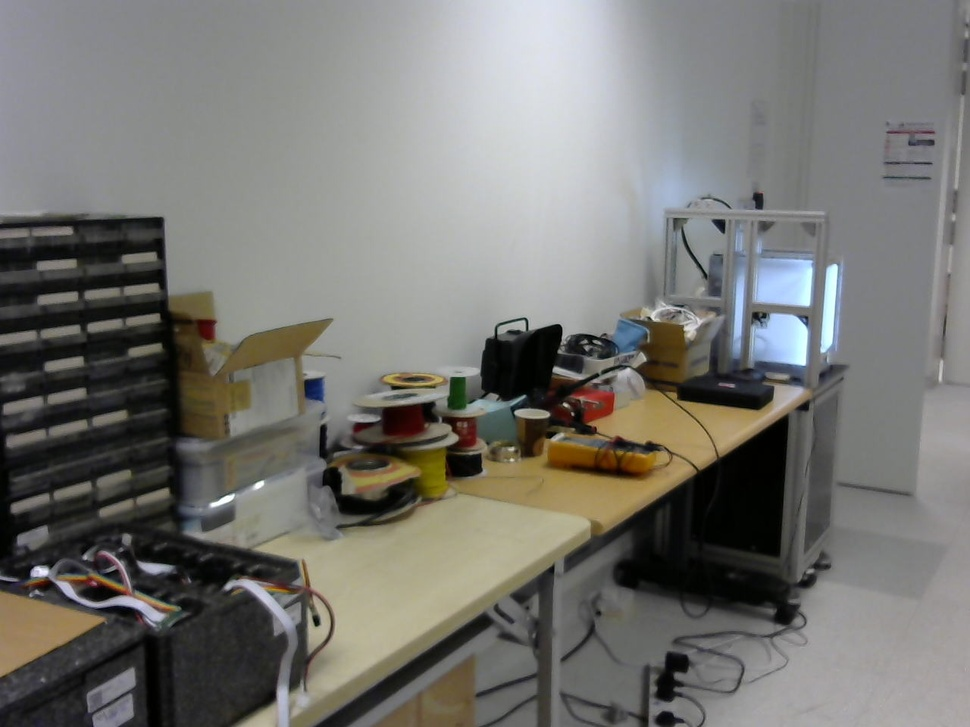
//> input picture sparsepointcloudmap/left01.jpg, 970 x 727 px, shrunk from 1280 x 960 before the run
$ ./orbkeypoint ./build/newpoints/left01.jpg left01.jpg   (built with g++ and OpenCV 4)
//> lines starting //> are read from the running program, lines starting //| are printed output that depends on the picture
#include <iostream>
#include "opencv2/core.hpp"
#ifdef HAVE_OPENCV_XFEATURES2D
#include "opencv2/highgui.hpp"
#include "opencv2/xfeatures2d.hpp"
#include "opencv2/features2d.hpp"
#include "opencv2/imgproc.hpp"
#include "opencv2/calib3d.hpp"

using namespace cv;
using namespace cv::xfeatures2d;
using std::cout;
using std::endl;

const char* keys =
    "{ help h |                    | Print help message.}"
    "{@input0 | ./build/newpoints/left01.jpg | image 00.}"
    "{@input1 | ./build/newpoints/right01.jpg | image 01.}";

int main(int argc, char** argv)
{
    CommandLineParser parser(argc,argv ,keys);
    Mat src0 = imread(parser.get<String>("@input0"));
//> src0 is the input picture: 727 rows x 970 cols, CV_8UC3; mean B, G, R 113.5, 117.6, 118.3
    Mat src1 = imread(parser.get<String>("@input1"));

    if (src0.empty() || src1.empty())
    {
        cout << "Could not open or find image!\n" <<endl;
        cout << "Usage: " <<argv[0] << "<Input image>" <<endl;
        return -1;
    }

    Mat grey0, grey1, descriptors0, descriptors1;
    cvtColor(src0,grey0, COLOR_BGR2GRAY);
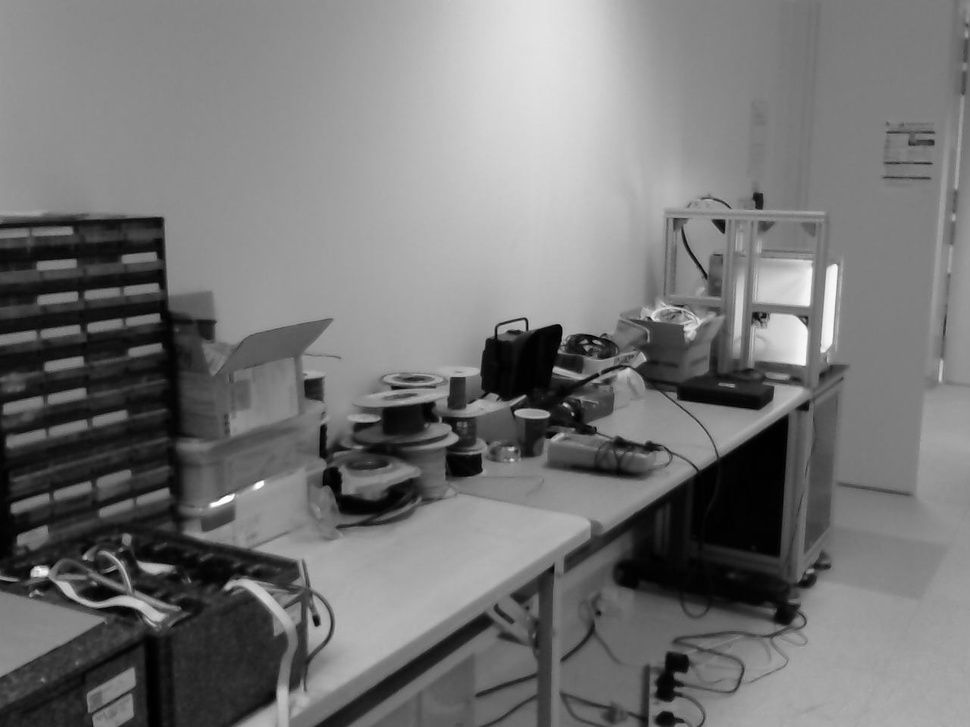
//> grey0: 727 rows x 970 cols, CV_8UC1; min 0, max 255, mean 117.3
    cvtColor(src1,grey1, COLOR_BGR2GRAY);

    //ORB detector of points
    Ptr<ORB> orbDetector = ORB::create();
    std::vector<KeyPoint> keypoint0, keypoint1;
    //detector->detect( grey, keypoints );
    orbDetector -> detectAndCompute(grey0, noArray(), keypoint0, descriptors0);
//> keypoint0 = 500 keypoints; strongest (x, y, size): (524, 321, 31), (523, 322, 37.2), (525, 318, 31), (524, 318, 37.2)
    orbDetector -> detectAndCompute(grey1, noArray(), keypoint1, descriptors1);
//> keypoint1 has the same summary as keypoint0

    //test print out keypoint0
    //cout <<"keypoint0: " << keypoint0[1].angle <<endl;

    //convert descriptors to cv_32f for usage in flannbased matching
    if(descriptors0.type()!=CV_32F) {
    descriptors0.convertTo(descriptors0, CV_32F);
    }

    if(descriptors1.type()!=CV_32F) {
    descriptors1.convertTo(descriptors1, CV_32F);
    }

    cv::FlannBasedMatcher matcher;
    std::vector<std::vector<DMatch> > matches;
    matcher.knnMatch(descriptors0,descriptors1,matches,2);
//> matches = 500 matches

    //filter using lowe's ratio test, other alternative is to use RANSAC
    const float ratio_thresh = 0.7f;
    std::vector<DMatch> good_matches;
    for (size_t i = 0; i < matches.size(); i++)
    {
        if (matches[i][0].distance < ratio_thresh * matches[i][1].distance)
        {
            good_matches.push_back(matches[i][0]);
        }
    }
//> after the loop, good_matches = 500 matches

    cout<<"keypoint0 size: " <<keypoint0.size()<<endl;
//| keypoint0 size: 500
    cout<<"good match size: " <<good_matches.size()<<endl;
//| good match size: 500
    cout<<"keypoint0: "<< keypoint0[0].pt<<endl;
//| keypoint0: [586, 349]

    std::vector<Point2f> goodmatchespoints0, goodmatchespoints1;

    //query for matched points
    for(int i =0;i<good_matches.size();i++)
    {

        goodmatchespoints0.push_back(keypoint0[good_matches[i].queryIdx].pt);
        cout<<"goodmatches pt0:" << goodmatchespoints0[i] <<endl;
        goodmatchespoints1.push_back(keypoint1[good_matches[i].trainIdx].pt);
        cout<<"goodmatches pt1: " <<goodmatchespoints1[i] <<endl;

    }
//> this loop made 500 passes
//| goodmatches pt0:[586, 349]
//| goodmatches pt1: [586, 349]
//| goodmatches pt0:[37, 567]
//| goodmatches pt1: [37, 567]
//> (the first 4 of 16 printed lines)
//> (output is shown up to pass 8 of 500)
//> after the loop, goodmatchespoints0 = 500 Points (x, y), first 12: [586, 349], [37, 567], [559, 351], [653, 319], [654, 321], [262, 483], [585, 347], [513, 448], [645, 359], [233, 495], [84, 557], [648, 317]; goodmatchespoints1 has the same summary as goodmatchespoints0

    Mat camMatrixIE0 =(Mat_<double>(3,4) << 730.4,0.0,320.0,0.0,0.0,730.4,240.0,0.0,0.0,0.0,1.0,0.0);
    Mat camMatrixIE1 =(Mat_<double>(3,4) << 730.4,0.0,320.0,7304.0,0.0,730.4,240.0,0.0,0.0,0.0,1.0,0.0);
    Mat pnts3D(4,good_matches.size(),CV_64F);

    cv::triangulatePoints(camMatrixIE0,camMatrixIE1,goodmatchespoints0,goodmatchespoints1,pnts3D);
    //cout<<"camMatrixIE0: " << camMatrixIE0.row(1) <<endl;
    //cout<<"pnts3D: " << pnts3D.reshape(4,1) <<endl;
    std::vector<Point3f> worldpnts3D;

    //convertPointsFromHomogeneous(pnts3D.reshape(4, 1), worldpnts3D);

    //-- Draw Matches
    Mat img_matches;
    drawMatches( grey0,keypoint0,grey1,keypoint1, good_matches,img_matches,Scalar::all(-1),Scalar::all(-1),std::vector<char>(),DrawMatchesFlags::NOT_DRAW_SINGLE_POINTS);
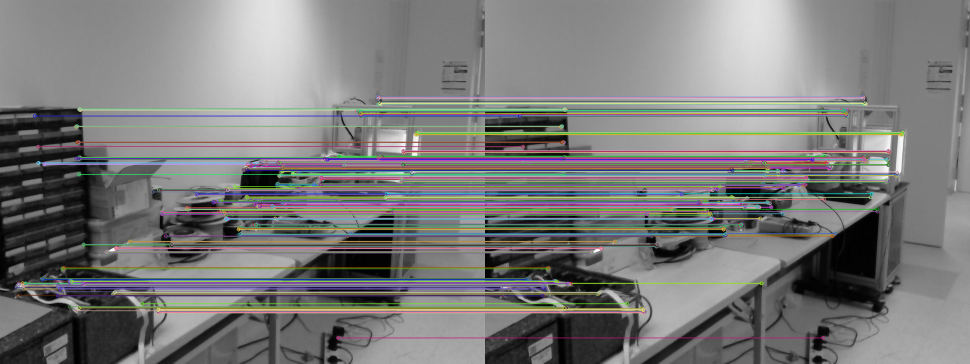
//> img_matches: 727 rows x 1940 cols, CV_8UC3 (shown at 1/2 size); mean B, G, R 121.4, 122.3, 122.6


    //-- Show detected (drawn) keypoints
    imshow("orbmatchpoint", img_matches);
    imwrite("orbmatchpoint.png", img_matches);
    //cout << keypoints[1].pt.x << endl;
    waitKey();
    return 0;
}
#else
int main()
{
    std::cout << "This tutorial code needs the xfeatures2d contrib module to be run." << std::endl;
    return 0;
}
#endif

$ run again, on sparsepointcloudmap/left03.jpg
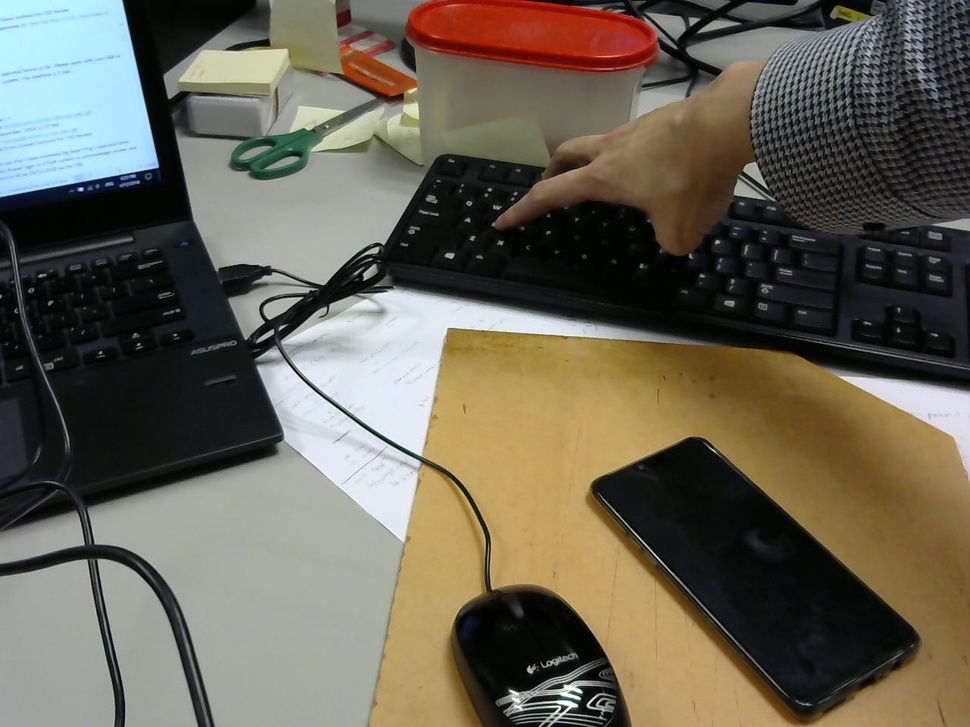
//> input picture sparsepointcloudmap/left03.jpg, 970 x 727 px, shrunk from 1280 x 960 before the run
//> src0 is the input picture: 727 rows x 970 cols, CV_8UC3; mean B, G, R 85.1, 99, 104.8
//> `cvtColor(src0,grey0, COLOR_BGR2GRAY);`:
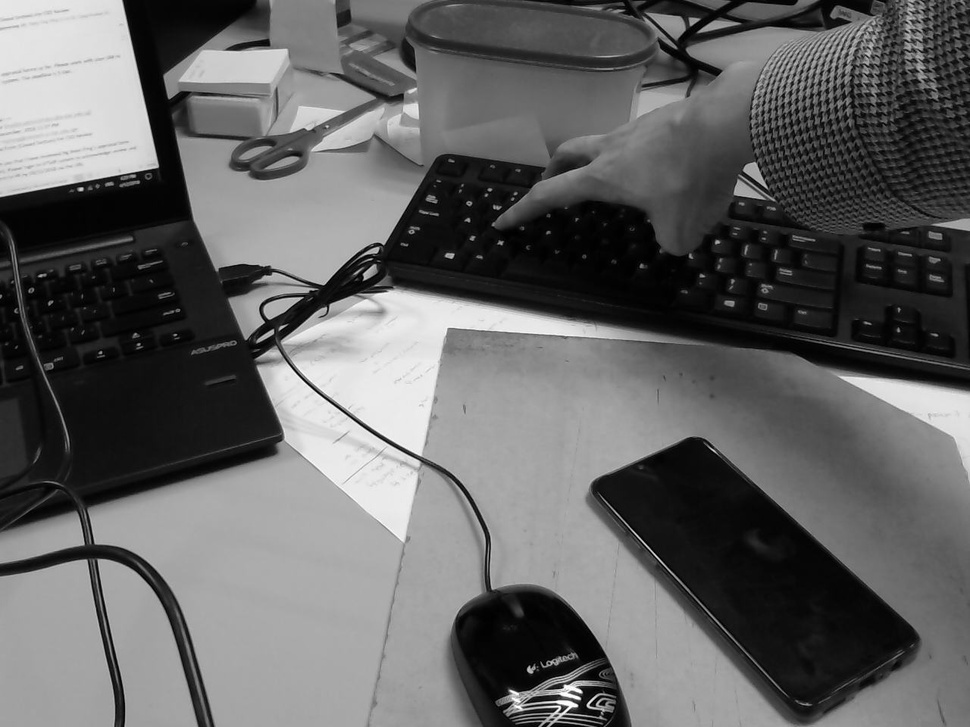
//> grey0: 727 rows x 970 cols, CV_8UC1; min 0, max 255, mean 99.1
//> keypoint0 = 500 keypoints; strongest (x, y, size): (580, 692, 31), (565, 685, 31), (580, 688, 37.2), (562, 687, 31)
//> keypoint1 has the same summary as keypoint0
//> matches = 500 matches
//| keypoint0 size: 500
//| good match size: 500
//| keypoint0: [921, 48]
//> the loop `for(int i =0;i<good_matches.size();i++)` made 500 passes
//| goodmatches pt0:[921, 48]
//| goodmatches pt1: [921, 48]
//| goodmatches pt0:[868, 54]
//| goodmatches pt1: [868, 54]
//| goodmatches pt0:[468, 221]
//| goodmatches pt1: [468, 221]
//> (the first 6 of 10 printed lines)
//> (output is shown up to pass 5 of 500)
//> after the loop `for(int i =0;i<good_matches.size();i++)`: goodmatchespoints0 = 500 Points (x, y), first 12: [921, 48], [868, 54], [468, 221], [906, 43], [701, 276], [572, 691], [466, 220], [473, 237], [217, 269], [907, 32], [472, 239], [468, 219]; goodmatchespoints1 has the same summary as goodmatchespoints0
//> `drawMatches( grey0,keypoint0,grey1,keypoint1, good_matches,img_matches..`:
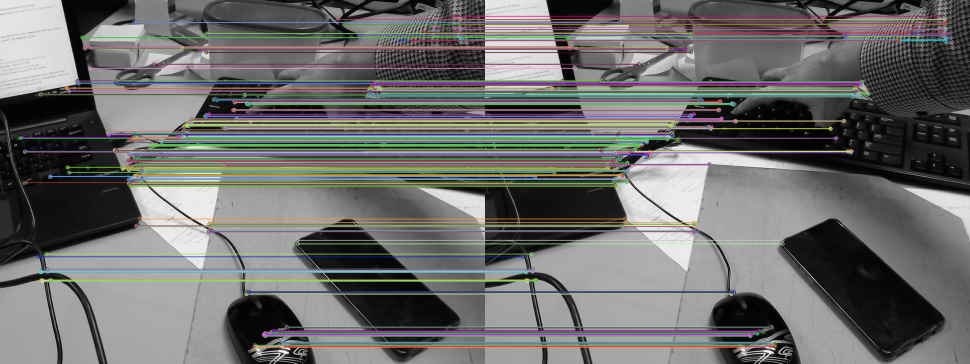
//> img_matches: 727 rows x 1940 cols, CV_8UC3 (shown at 1/2 size); mean B, G, R 106.7, 108.4, 108.3

$ run again, on sparsepointcloudmap/orbmatchpoint.jpg
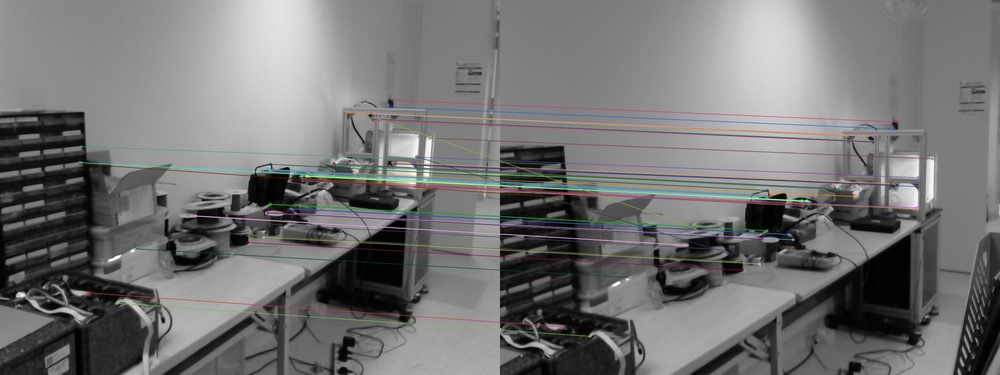
//> input picture sparsepointcloudmap/orbmatchpoint.jpg, 1000 x 375 px, shrunk from 2560 x 960 before the run
//> src0 is the input picture: 375 rows x 1000 cols, CV_8UC3; mean B, G, R 115.3, 115.3, 115.5
//> keypoint0 = 500 keypoints; strongest (x, y, size): (785, 197, 31), (785, 196, 37.2), (286, 190, 31), (287, 168, 31)
//> keypoint1 has the same summary as keypoint0
//> matches = 500 matches
//| keypoint0 size: 500
//| good match size: 500
//| keypoint0: [334, 163]
//> the loop `for(int i =0;i<good_matches.size();i++)` made 500 passes
//| goodmatches pt0:[334, 163]
//| goodmatches pt1: [334, 163]
//| goodmatches pt0:[307, 176]
//| goodmatches pt1: [307, 176]
//| goodmatches pt0:[302, 176]
//| goodmatches pt1: [302, 176]
//> (the first 6 of 10 printed lines)
//> (output is shown up to pass 5 of 500)
//> after the loop `for(int i =0;i<good_matches.size();i++)`: goodmatchespoints0 = 500 Points (x, y), first 12: [334, 163], [307, 176], [302, 176], [500, 252], [256, 167], [392, 106], [428, 175], [424, 175], [564, 174], [297, 175], [230, 216], [258, 171]; goodmatchespoints1 has the same summary as goodmatchespoints0
//> `drawMatches( grey0,keypoint0,grey1,keypoint1, good_matches,img_matches..`:
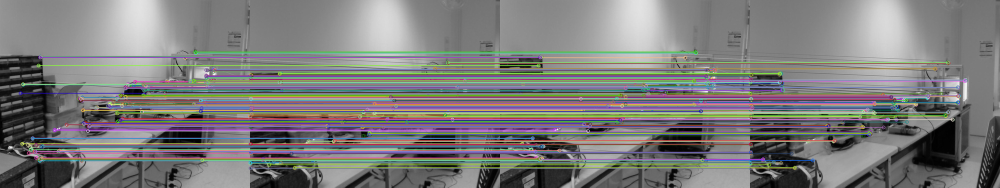
//> img_matches: 375 rows x 2000 cols, CV_8UC3 (shown at 1/2 size); mean B, G, R 122.8, 123.2, 124.1

$ run again, on sparsepointcloudmap/orbmatchpointhorizontals01.jpg
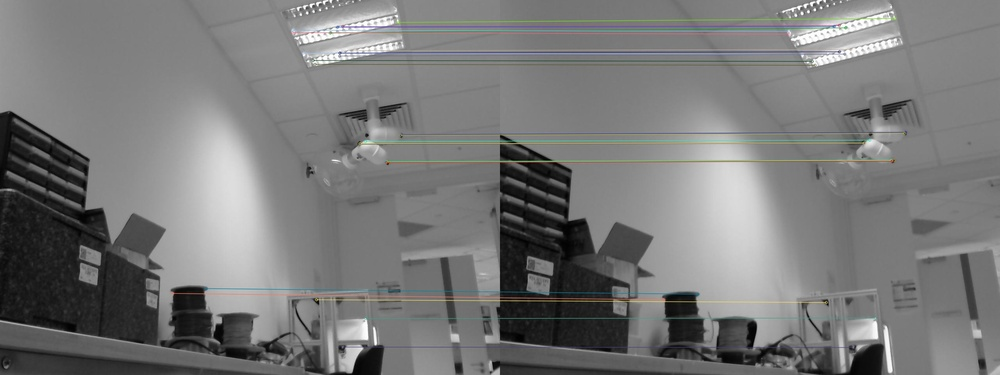
//> input picture sparsepointcloudmap/orbmatchpointhorizontals01.jpg, 1000 x 375 px, shrunk from 2560 x 960 before the run
//> src0 is the input picture: 375 rows x 1000 cols, CV_8UC3; mean B, G, R 119.9, 120.2, 119.9
//> keypoint0 = 500 keypoints; strongest (x, y, size): (340, 56, 31), (340, 52, 31), (220, 322, 31), (367, 338, 31)
//> keypoint1 has the same summary as keypoint0
//> matches = 500 matches
//| keypoint0 size: 500
//| good match size: 500
//| keypoint0: [570, 171]
//> the loop `for(int i =0;i<good_matches.size();i++)` made 500 passes
//| goodmatches pt0:[570, 171]
//| goodmatches pt1: [570, 171]
//| goodmatches pt0:[664, 301]
//| goodmatches pt1: [664, 301]
//| goodmatches pt0:[350, 57]
//| goodmatches pt1: [350, 57]
//> (the first 6 of 10 printed lines)
//> (output is shown up to pass 5 of 500)
//> after the loop `for(int i =0;i<good_matches.size();i++)`: goodmatchespoints0 = 500 Points (x, y), first 12: [570, 171], [664, 301], [350, 57], [880, 41], [816, 58], [500, 164], [849, 57], [345, 55], [171, 290], [842, 52], [330, 32], [322, 56]; goodmatchespoints1 has the same summary as goodmatchespoints0
//> `drawMatches( grey0,keypoint0,grey1,keypoint1, good_matches,img_matches..`:
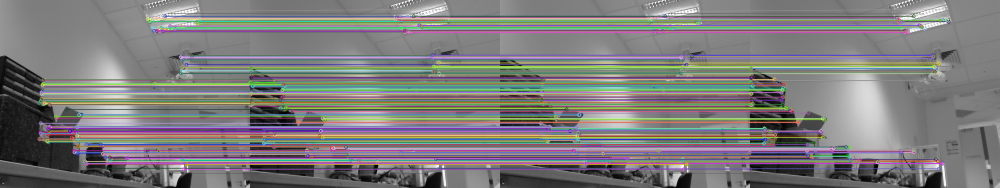
//> img_matches: 375 rows x 2000 cols, CV_8UC3 (shown at 1/2 size); mean B, G, R 123.6, 124, 125
